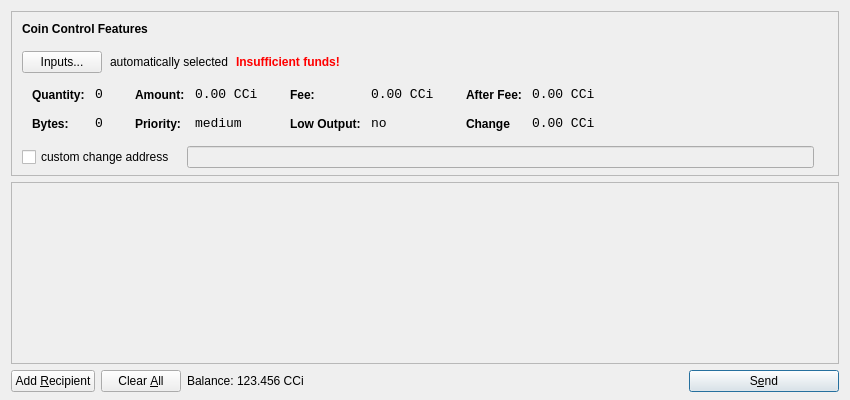
<?xml version="1.0" encoding="UTF-8"?>
<ui version="4.0">
 <class>SendCoinsDialog</class>
 <widget class="QDialog" name="SendCoinsDialog">
  <property name="geometry">
   <rect>
    <x>0</x>
    <y>0</y>
    <width>850</width>
    <height>400</height>
   </rect>
  </property>
  <property name="windowTitle">
   <string>Send Coins</string>
  </property>
  <layout class="QVBoxLayout" name="verticalLayout" stretch="0,1,0">
   <property name="bottomMargin">
    <number>8</number>
   </property>
   <item>
    <widget class="QFrame" name="frameCoinControl">
     <property name="sizePolicy">
      <sizepolicy hsizetype="Expanding" vsizetype="Expanding">
       <horstretch>0</horstretch>
       <verstretch>0</verstretch>
      </sizepolicy>
     </property>
     <property name="maximumSize">
      <size>
       <width>16777215</width>
       <height>16777215</height>
      </size>
     </property>
     <property name="frameShape">
      <enum>QFrame::StyledPanel</enum>
     </property>
     <property name="frameShadow">
      <enum>QFrame::Sunken</enum>
     </property>
     <layout class="QVBoxLayout" name="verticalLayoutCoinControl2">
      <property name="spacing">
       <number>-1</number>
      </property>
      <property name="leftMargin">
       <number>0</number>
      </property>
      <property name="topMargin">
       <number>0</number>
      </property>
      <property name="rightMargin">
       <number>0</number>
      </property>
      <property name="bottomMargin">
       <number>6</number>
      </property>
      <item>
       <layout class="QVBoxLayout" name="verticalLayoutCoinControl" stretch="0,0,0,0,1">
        <property name="spacing">
         <number>0</number>
        </property>
        <property name="leftMargin">
         <number>10</number>
        </property>
        <property name="topMargin">
         <number>10</number>
        </property>
        <item>
         <layout class="QHBoxLayout" name="horizontalLayoutCoinControl1">
          <property name="bottomMargin">
           <number>15</number>
          </property>
          <item>
           <widget class="QLabel" name="labelCoinControlFeatures">
            <property name="sizePolicy">
             <sizepolicy hsizetype="Preferred" vsizetype="Maximum">
              <horstretch>0</horstretch>
              <verstretch>0</verstretch>
             </sizepolicy>
            </property>
            <property name="font">
             <font>
              <weight>75</weight>
              <bold>true</bold>
             </font>
            </property>
            <property name="styleSheet">
             <string notr="true">font-weight:bold;</string>
            </property>
            <property name="text">
             <string>Coin Control Features</string>
            </property>
           </widget>
          </item>
         </layout>
        </item>
        <item>
         <layout class="QHBoxLayout" name="horizontalLayoutCoinControl2" stretch="0,0,0,0">
          <property name="spacing">
           <number>8</number>
          </property>
          <property name="bottomMargin">
           <number>10</number>
          </property>
          <item>
           <widget class="QPushButton" name="pushButtonCoinControl">
            <property name="styleSheet">
             <string notr="true"/>
            </property>
            <property name="text">
             <string>Inputs...</string>
            </property>
           </widget>
          </item>
          <item>
           <widget class="QLabel" name="labelCoinControlAutomaticallySelected">
            <property name="text">
             <string>automatically selected</string>
            </property>
            <property name="margin">
             <number>5</number>
            </property>
           </widget>
          </item>
          <item>
           <widget class="QLabel" name="labelCoinControlInsuffFunds">
            <property name="font">
             <font>
              <weight>75</weight>
              <bold>true</bold>
             </font>
            </property>
            <property name="styleSheet">
             <string notr="true">color:red;font-weight:bold;</string>
            </property>
            <property name="text">
             <string>Insufficient funds!</string>
            </property>
            <property name="margin">
             <number>5</number>
            </property>
           </widget>
          </item>
          <item>
           <spacer name="horizontalSpacerCoinControl">
            <property name="orientation">
             <enum>Qt::Horizontal</enum>
            </property>
            <property name="sizeHint" stdset="0">
             <size>
              <width>40</width>
              <height>1</height>
             </size>
            </property>
           </spacer>
          </item>
         </layout>
        </item>
        <item>
         <widget class="QWidget" name="widgetCoinControl" native="true">
          <property name="sizePolicy">
           <sizepolicy hsizetype="Preferred" vsizetype="Preferred">
            <horstretch>0</horstretch>
            <verstretch>0</verstretch>
           </sizepolicy>
          </property>
          <property name="minimumSize">
           <size>
            <width>0</width>
            <height>0</height>
           </size>
          </property>
          <property name="styleSheet">
           <string notr="true"/>
          </property>
          <layout class="QHBoxLayout" name="horizontalLayoutCoinControl5">
           <property name="margin">
            <number>0</number>
           </property>
           <item>
            <layout class="QHBoxLayout" name="horizontalLayoutCoinControl3" stretch="0,0,0,1">
             <property name="spacing">
              <number>20</number>
             </property>
             <property name="topMargin">
              <number>0</number>
             </property>
             <property name="bottomMargin">
              <number>10</number>
             </property>
             <item>
              <layout class="QFormLayout" name="formLayoutCoinControl1">
               <property name="horizontalSpacing">
                <number>10</number>
               </property>
               <property name="verticalSpacing">
                <number>14</number>
               </property>
               <property name="leftMargin">
                <number>10</number>
               </property>
               <property name="topMargin">
                <number>4</number>
               </property>
               <property name="rightMargin">
                <number>6</number>
               </property>
               <item row="0" column="0">
                <widget class="QLabel" name="labelCoinControlQuantityText">
                 <property name="styleSheet">
                  <string notr="true">font-weight:bold;</string>
                 </property>
                 <property name="text">
                  <string>Quantity:</string>
                 </property>
                 <property name="margin">
                  <number>0</number>
                 </property>
                </widget>
               </item>
               <item row="0" column="1">
                <widget class="QLabel" name="labelCoinControlQuantity">
                 <property name="font">
                  <font>
                   <family>Monospace</family>
                   <pointsize>10</pointsize>
                  </font>
                 </property>
                 <property name="cursor">
                  <cursorShape>IBeamCursor</cursorShape>
                 </property>
                 <property name="contextMenuPolicy">
                  <enum>Qt::ActionsContextMenu</enum>
                 </property>
                 <property name="text">
                  <string>0</string>
                 </property>
                 <property name="margin">
                  <number>0</number>
                 </property>
                 <property name="textInteractionFlags">
                  <set>Qt::LinksAccessibleByMouse|Qt::TextSelectableByKeyboard|Qt::TextSelectableByMouse</set>
                 </property>
                </widget>
               </item>
               <item row="1" column="0">
                <widget class="QLabel" name="labelCoinControlBytesText">
                 <property name="styleSheet">
                  <string notr="true">font-weight:bold;</string>
                 </property>
                 <property name="text">
                  <string>Bytes:</string>
                 </property>
                </widget>
               </item>
               <item row="1" column="1">
                <widget class="QLabel" name="labelCoinControlBytes">
                 <property name="font">
                  <font>
                   <family>Monospace</family>
                   <pointsize>10</pointsize>
                  </font>
                 </property>
                 <property name="cursor">
                  <cursorShape>IBeamCursor</cursorShape>
                 </property>
                 <property name="contextMenuPolicy">
                  <enum>Qt::ActionsContextMenu</enum>
                 </property>
                 <property name="text">
                  <string>0</string>
                 </property>
                 <property name="textInteractionFlags">
                  <set>Qt::LinksAccessibleByMouse|Qt::TextSelectableByKeyboard|Qt::TextSelectableByMouse</set>
                 </property>
                </widget>
               </item>
              </layout>
             </item>
             <item>
              <layout class="QFormLayout" name="formLayoutCoinControl2">
               <property name="horizontalSpacing">
                <number>10</number>
               </property>
               <property name="verticalSpacing">
                <number>14</number>
               </property>
               <property name="leftMargin">
                <number>6</number>
               </property>
               <property name="topMargin">
                <number>4</number>
               </property>
               <property name="rightMargin">
                <number>6</number>
               </property>
               <item row="0" column="0">
                <widget class="QLabel" name="labelCoinControlAmountText">
                 <property name="styleSheet">
                  <string notr="true">font-weight:bold;</string>
                 </property>
                 <property name="text">
                  <string>Amount:</string>
                 </property>
                 <property name="margin">
                  <number>0</number>
                 </property>
                </widget>
               </item>
               <item row="0" column="1">
                <widget class="QLabel" name="labelCoinControlAmount">
                 <property name="font">
                  <font>
                   <family>Monospace</family>
                   <pointsize>10</pointsize>
                  </font>
                 </property>
                 <property name="cursor">
                  <cursorShape>IBeamCursor</cursorShape>
                 </property>
                 <property name="contextMenuPolicy">
                  <enum>Qt::ActionsContextMenu</enum>
                 </property>
                 <property name="text">
                  <string>0.00 CCi</string>
                 </property>
                 <property name="textInteractionFlags">
                  <set>Qt::LinksAccessibleByMouse|Qt::TextSelectableByKeyboard|Qt::TextSelectableByMouse</set>
                 </property>
                </widget>
               </item>
               <item row="1" column="0">
                <widget class="QLabel" name="labelCoinControlPriorityText">
                 <property name="styleSheet">
                  <string notr="true">font-weight:bold;</string>
                 </property>
                 <property name="text">
                  <string>Priority:</string>
                 </property>
                </widget>
               </item>
               <item row="1" column="1">
                <widget class="QLabel" name="labelCoinControlPriority">
                 <property name="font">
                  <font>
                   <family>Monospace</family>
                   <pointsize>10</pointsize>
                  </font>
                 </property>
                 <property name="cursor">
                  <cursorShape>IBeamCursor</cursorShape>
                 </property>
                 <property name="contextMenuPolicy">
                  <enum>Qt::ActionsContextMenu</enum>
                 </property>
                 <property name="text">
                  <string>medium</string>
                 </property>
                 <property name="textInteractionFlags">
                  <set>Qt::LinksAccessibleByMouse|Qt::TextSelectableByKeyboard|Qt::TextSelectableByMouse</set>
                 </property>
                </widget>
               </item>
              </layout>
             </item>
             <item>
              <layout class="QFormLayout" name="formLayoutCoinControl3">
               <property name="horizontalSpacing">
                <number>10</number>
               </property>
               <property name="verticalSpacing">
                <number>14</number>
               </property>
               <property name="leftMargin">
                <number>6</number>
               </property>
               <property name="topMargin">
                <number>4</number>
               </property>
               <property name="rightMargin">
                <number>6</number>
               </property>
               <item row="0" column="0">
                <widget class="QLabel" name="labelCoinControlFeeText">
                 <property name="styleSheet">
                  <string notr="true">font-weight:bold;</string>
                 </property>
                 <property name="text">
                  <string>Fee:</string>
                 </property>
                 <property name="margin">
                  <number>0</number>
                 </property>
                </widget>
               </item>
               <item row="0" column="1">
                <widget class="QLabel" name="labelCoinControlFee">
                 <property name="font">
                  <font>
                   <family>Monospace</family>
                   <pointsize>10</pointsize>
                  </font>
                 </property>
                 <property name="cursor">
                  <cursorShape>IBeamCursor</cursorShape>
                 </property>
                 <property name="contextMenuPolicy">
                  <enum>Qt::ActionsContextMenu</enum>
                 </property>
                 <property name="text">
                  <string>0.00 CCi</string>
                 </property>
                 <property name="textInteractionFlags">
                  <set>Qt::LinksAccessibleByMouse|Qt::TextSelectableByKeyboard|Qt::TextSelectableByMouse</set>
                 </property>
                </widget>
               </item>
               <item row="1" column="0">
                <widget class="QLabel" name="labelCoinControlLowOutputText">
                 <property name="styleSheet">
                  <string notr="true">font-weight:bold;</string>
                 </property>
                 <property name="text">
                  <string>Low Output:</string>
                 </property>
                </widget>
               </item>
               <item row="1" column="1">
                <widget class="QLabel" name="labelCoinControlLowOutput">
                 <property name="font">
                  <font>
                   <family>Monospace</family>
                   <pointsize>10</pointsize>
                  </font>
                 </property>
                 <property name="cursor">
                  <cursorShape>IBeamCursor</cursorShape>
                 </property>
                 <property name="contextMenuPolicy">
                  <enum>Qt::ActionsContextMenu</enum>
                 </property>
                 <property name="text">
                  <string>no</string>
                 </property>
                 <property name="textInteractionFlags">
                  <set>Qt::LinksAccessibleByMouse|Qt::TextSelectableByKeyboard|Qt::TextSelectableByMouse</set>
                 </property>
                </widget>
               </item>
              </layout>
             </item>
             <item>
              <layout class="QFormLayout" name="formLayoutCoinControl4">
               <property name="horizontalSpacing">
                <number>10</number>
               </property>
               <property name="verticalSpacing">
                <number>14</number>
               </property>
               <property name="leftMargin">
                <number>6</number>
               </property>
               <property name="topMargin">
                <number>4</number>
               </property>
               <property name="rightMargin">
                <number>6</number>
               </property>
               <item row="0" column="0">
                <widget class="QLabel" name="labelCoinControlAfterFeeText">
                 <property name="styleSheet">
                  <string notr="true">font-weight:bold;</string>
                 </property>
                 <property name="text">
                  <string>After Fee:</string>
                 </property>
                 <property name="margin">
                  <number>0</number>
                 </property>
                </widget>
               </item>
               <item row="0" column="1">
                <widget class="QLabel" name="labelCoinControlAfterFee">
                 <property name="font">
                  <font>
                   <family>Monospace</family>
                   <pointsize>10</pointsize>
                  </font>
                 </property>
                 <property name="cursor">
                  <cursorShape>IBeamCursor</cursorShape>
                 </property>
                 <property name="contextMenuPolicy">
                  <enum>Qt::ActionsContextMenu</enum>
                 </property>
                 <property name="text">
                  <string>0.00 CCi</string>
                 </property>
                 <property name="textInteractionFlags">
                  <set>Qt::LinksAccessibleByMouse|Qt::TextSelectableByKeyboard|Qt::TextSelectableByMouse</set>
                 </property>
                </widget>
               </item>
               <item row="1" column="0">
                <widget class="QLabel" name="labelCoinControlChangeText">
                 <property name="styleSheet">
                  <string notr="true">font-weight:bold;</string>
                 </property>
                 <property name="text">
                  <string>Change</string>
                 </property>
                </widget>
               </item>
               <item row="1" column="1">
                <widget class="QLabel" name="labelCoinControlChange">
                 <property name="font">
                  <font>
                   <family>Monospace</family>
                   <pointsize>10</pointsize>
                  </font>
                 </property>
                 <property name="cursor">
                  <cursorShape>IBeamCursor</cursorShape>
                 </property>
                 <property name="contextMenuPolicy">
                  <enum>Qt::ActionsContextMenu</enum>
                 </property>
                 <property name="text">
                  <string>0.00 CCi</string>
                 </property>
                 <property name="textInteractionFlags">
                  <set>Qt::LinksAccessibleByMouse|Qt::TextSelectableByKeyboard|Qt::TextSelectableByMouse</set>
                 </property>
                </widget>
               </item>
              </layout>
             </item>
            </layout>
           </item>
          </layout>
         </widget>
        </item>
        <item>
         <layout class="QHBoxLayout" name="horizontalLayoutCoinControl4" stretch="0,0,0">
          <property name="spacing">
           <number>12</number>
          </property>
          <property name="sizeConstraint">
           <enum>QLayout::SetDefaultConstraint</enum>
          </property>
          <property name="topMargin">
           <number>5</number>
          </property>
          <property name="rightMargin">
           <number>5</number>
          </property>
          <item>
           <widget class="QCheckBox" name="checkBoxCoinControlChange">
            <property name="text">
             <string>custom change address</string>
            </property>
           </widget>
          </item>
          <item>
           <widget class="QLineEdit" name="lineEditCoinControlChange">
            <property name="enabled">
             <bool>false</bool>
            </property>
            <property name="sizePolicy">
             <sizepolicy hsizetype="Expanding" vsizetype="Fixed">
              <horstretch>0</horstretch>
              <verstretch>0</verstretch>
             </sizepolicy>
            </property>
           </widget>
          </item>
          <item>
           <widget class="QLabel" name="labelCoinControlChangeLabel">
            <property name="sizePolicy">
             <sizepolicy hsizetype="Preferred" vsizetype="Expanding">
              <horstretch>0</horstretch>
              <verstretch>0</verstretch>
             </sizepolicy>
            </property>
            <property name="minimumSize">
             <size>
              <width>0</width>
              <height>0</height>
             </size>
            </property>
            <property name="text">
             <string/>
            </property>
            <property name="margin">
             <number>3</number>
            </property>
           </widget>
          </item>
         </layout>
        </item>
        <item>
         <spacer name="verticalSpacerCoinControl">
          <property name="orientation">
           <enum>Qt::Vertical</enum>
          </property>
          <property name="sizeHint" stdset="0">
           <size>
            <width>800</width>
            <height>1</height>
           </size>
          </property>
         </spacer>
        </item>
       </layout>
      </item>
     </layout>
    </widget>
   </item>
   <item>
    <widget class="QScrollArea" name="scrollArea">
     <property name="widgetResizable">
      <bool>true</bool>
     </property>
     <widget class="QWidget" name="scrollAreaWidgetContents">
      <property name="geometry">
       <rect>
        <x>0</x>
        <y>0</y>
        <width>830</width>
        <height>165</height>
       </rect>
      </property>
      <layout class="QVBoxLayout" name="verticalLayout_2">
       <property name="margin">
        <number>0</number>
       </property>
       <item>
        <layout class="QVBoxLayout" name="entries">
         <property name="spacing">
          <number>6</number>
         </property>
        </layout>
       </item>
       <item>
        <spacer name="verticalSpacer">
         <property name="orientation">
          <enum>Qt::Vertical</enum>
         </property>
         <property name="sizeHint" stdset="0">
          <size>
           <width>20</width>
           <height>40</height>
          </size>
         </property>
        </spacer>
       </item>
      </layout>
     </widget>
    </widget>
   </item>
   <item>
    <layout class="QHBoxLayout" name="horizontalLayout">
     <item>
      <widget class="QPushButton" name="addButton">
       <property name="toolTip">
        <string>Send to multiple recipients at once</string>
       </property>
       <property name="text">
        <string>Add &amp;Recipient</string>
       </property>
       <property name="icon">
        <iconset resource="../bitcoin.qrc">
         <normaloff>:/icons/add</normaloff>:/icons/add</iconset>
       </property>
       <property name="autoDefault">
        <bool>false</bool>
       </property>
      </widget>
     </item>
     <item>
      <widget class="QPushButton" name="clearButton">
       <property name="sizePolicy">
        <sizepolicy hsizetype="Minimum" vsizetype="Fixed">
         <horstretch>0</horstretch>
         <verstretch>0</verstretch>
        </sizepolicy>
       </property>
       <property name="toolTip">
        <string>Remove all transaction fields</string>
       </property>
       <property name="text">
        <string>Clear &amp;All</string>
       </property>
       <property name="icon">
        <iconset resource="../bitcoin.qrc">
         <normaloff>:/icons/remove</normaloff>:/icons/remove</iconset>
       </property>
       <property name="autoRepeatDelay">
        <number>300</number>
       </property>
       <property name="autoDefault">
        <bool>false</bool>
       </property>
      </widget>
     </item>
     <item>
      <layout class="QHBoxLayout" name="horizontalLayout_2">
       <property name="spacing">
        <number>3</number>
       </property>
       <item>
        <widget class="QLabel" name="label">
         <property name="sizePolicy">
          <sizepolicy hsizetype="Preferred" vsizetype="Fixed">
           <horstretch>0</horstretch>
           <verstretch>0</verstretch>
          </sizepolicy>
         </property>
         <property name="text">
          <string>Balance:</string>
         </property>
        </widget>
       </item>
       <item>
        <widget class="QLabel" name="labelBalance">
         <property name="sizePolicy">
          <sizepolicy hsizetype="Preferred" vsizetype="Fixed">
           <horstretch>0</horstretch>
           <verstretch>0</verstretch>
          </sizepolicy>
         </property>
         <property name="cursor">
          <cursorShape>IBeamCursor</cursorShape>
         </property>
         <property name="text">
          <string>123.456 CCi</string>
         </property>
         <property name="textInteractionFlags">
          <set>Qt::LinksAccessibleByMouse|Qt::TextSelectableByKeyboard|Qt::TextSelectableByMouse</set>
         </property>
        </widget>
       </item>
      </layout>
     </item>
     <item>
      <spacer name="horizontalSpacer">
       <property name="orientation">
        <enum>Qt::Horizontal</enum>
       </property>
       <property name="sizeHint" stdset="0">
        <size>
         <width>40</width>
         <height>20</height>
        </size>
       </property>
      </spacer>
     </item>
     <item>
      <widget class="QPushButton" name="sendButton">
       <property name="minimumSize">
        <size>
         <width>150</width>
         <height>0</height>
        </size>
       </property>
       <property name="toolTip">
        <string>Confirm the send action</string>
       </property>
       <property name="text">
        <string>S&amp;end</string>
       </property>
       <property name="icon">
        <iconset resource="../bitcoin.qrc">
         <normaloff>:/icons/send</normaloff>:/icons/send</iconset>
       </property>
       <property name="default">
        <bool>true</bool>
       </property>
      </widget>
     </item>
    </layout>
   </item>
  </layout>
 </widget>
 <resources>
  <include location="../bitcoin.qrc"/>
 </resources>
 <connections/>
</ui>
